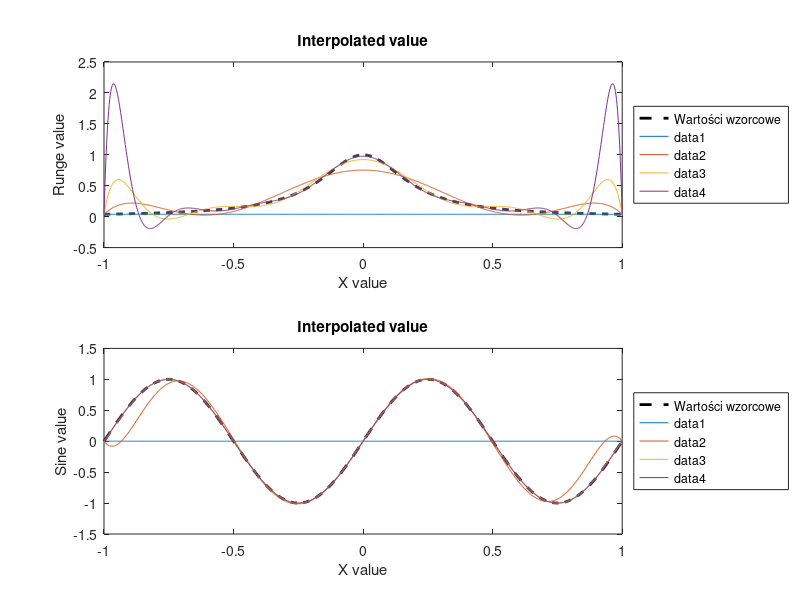

Write the MATLAB code that produced this figure.
function [node_counts, exact_runge, exact_sine, V, interpolated_runge, interpolated_sine] =...
    plot_runge_sine_interpolations()
% Generuje dwa wykresy przedstawiające interpolacje funkcji Rungego oraz
% funkcji sinusoidalnej. Funkcja zwraca
% 1) trzy wektory wierszowe
% 2) trzy tablice komórkowe (cell arrays) o rozmiarze [1,4].
% node_counts - wektor zawierający liczby węzłów, dla których wyznaczana
%   była interpolacja wielomianowa
% exact_runge - wektor wierszowy wartości funkcji Runge wyznaczonych
%       w punktach x_fine = linspace(-1, 1, 1000);
% exact_sine - wektor wierszowy wartości funkcji sinusoidalnej wyznaczonych
%       w punktach x_fine = linspace(-1, 1, 1000);
% V{i}: macierz Vandermonde'a wyznaczona dla node_counts(i) węzłów interpolacji
% interpolated_runge{i}: wektor wierszowy wartości wielomianu interpolującego
%       funkcję Runge'go dla stopnia wielomianu równego node_counts(i)-1.
% interpolated_sine{i}: wektor wierszowy wartości wielomianu interpolującego
%       funkcję sinusoidalną dla stopnia wielomianu równego node_counts(i)-1.

% Oznaczonie TODO wskazuje linijki kodu wymagające zmian

    % Lista liczby węzłów interpolacyjnych do przetestowania
    node_counts = [2, 8, 12, 16]; % TODO

    % Definicja funkcji Rungego
    runge_function = @(x) 1 ./ (1 + 25 * x.^2);
    % Definicja funkcji sinusoidalnej
    sine_function = @(x) sin(2 * pi * x);

    % Gęsta siatka punktów do testowania interpolacji
    x_fine = linspace(-1, 1, 1000);

    % Ilustracja wartości wzorcowych interpolowanych funkcji
    % Wartości funkcji Rungego w punktach testowych (wartości wzorcowe)
    exact_runge = runge_function(x_fine);
    % Wartości funkcji sinusoidalnej w punktach testowych (wartości wzorcowe)
    exact_sine = sine_function(x_fine);
    subplot(2,1,1);
    plot(x_fine, exact_runge, 'k--', 'LineWidth', 2, 'DisplayName',...
        'Wartości wzorcowe');
    hold on;
    subplot(2,1,2);
    plot(x_fine, exact_sine, 'k--' , 'LineWidth', 2, 'DisplayName',...
        'Wartości wzorcowe');
    hold on;

    for i = 1:length(node_counts)
        N = node_counts(i);
        % Węzły interpolacji równomiernie rozmieszczone na przedziale [-1, 1]
        x_nodes = linspace(-1, 1, N)';

        % wyznaczenie macierzy Vandermonde
        V{i} = get_vandermonde_matrix(x_nodes);
        
        % Obliczenie wartości funkcji w węzłach
        y_runge = runge_function(x_nodes);
        % Wyznaczenie wsp. wielomianu interpolacyjnego dla runge_function
        coefficients_runge = V{i}\y_runge; % ; % TODO
        % odwrócenie kolejności wsp. wielomianów: dostosowanie do polyval
        coefficients_runge = coefficients_runge(end:-1:1);
        % Wyznaczenie wartości wielomianu w punktach testowych
        interpolated_runge{i} = polyval(coefficients_runge, x_fine);


        y_sine = sine_function(x_nodes); % TODO
        coefficients_sine = V{i}\y_sine; % TODO
        coefficients_sine = coefficients_sine(end:-1:1);
        interpolated_sine{i} = polyval(coefficients_sine, x_fine); % TODO

        subplot(2,1,1);
        % TODO: plot interpolated_runge{i}
        plot(x_fine, interpolated_runge{i})
        title("Interpolated value")
        xlabel("X value")
        ylabel("Runge value")
        subplot(2,1,2);
        % TODO: plot interpolated_sine{i}
        plot(x_fine,interpolated_sine{i})
        title("Interpolated value")
        xlabel("X value")
        ylabel("Sine value")
    end

    % TODO: dodaj opisy wykresów oraz legendę
    subplot(2,1,1)
    legend show
    legend('Location', 'eastoutside')
    
    subplot(2,1,2)
    legend show
    legend('Location', 'eastoutside')

    %set(gcf, 'Position', [1000 500 2000 1500]);
    saveas(gcf, 'zadanie1.png');
end

function V = get_vandermonde_matrix(x)
    % Buduje macierz Vandermonde’a na podstawie wektora węzłów interpolacji x.
    N = length(x);
    V = ones(N, N); % TODO
    
    for i = 1:N
        for j = 2:N
            V(i, j) = x(i)^(j - 1);
        end
    end
end
